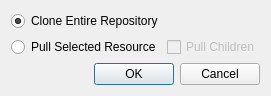
<?xml version="1.0" encoding="UTF-8"?>
<ui version="4.0">
 <class>PullDialog</class>
 <widget class="QDialog" name="PullDialog">
  <property name="geometry">
   <rect>
    <x>0</x>
    <y>0</y>
    <width>254</width>
    <height>95</height>
   </rect>
  </property>
  <property name="windowTitle">
   <string>Pull Resource</string>
  </property>
  <property name="windowIcon">
   <iconset resource="../MIDASDesktopIcons.qrc">
    <normaloff>:/icons/MIDAS_Desktop_Icon.png</normaloff>:/icons/MIDAS_Desktop_Icon.png</iconset>
  </property>
  <layout class="QGridLayout" name="gridLayout">
   <item row="6" column="0" colspan="4">
    <widget class="QDialogButtonBox" name="buttonBox">
     <property name="orientation">
      <enum>Qt::Horizontal</enum>
     </property>
     <property name="standardButtons">
      <set>QDialogButtonBox::Cancel|QDialogButtonBox::Ok</set>
     </property>
    </widget>
   </item>
   <item row="0" column="0" colspan="4">
    <widget class="QRadioButton" name="cloneRadioButton">
     <property name="text">
      <string>Clone Entire Repository</string>
     </property>
     <property name="checked">
      <bool>true</bool>
     </property>
    </widget>
   </item>
   <item row="2" column="0" colspan="2">
    <widget class="QRadioButton" name="pullRadioButton">
     <property name="text">
      <string>Pull Selected Resource</string>
     </property>
    </widget>
   </item>
   <item row="2" column="2" colspan="2">
    <widget class="QCheckBox" name="recursiveCheckBox">
     <property name="enabled">
      <bool>false</bool>
     </property>
     <property name="toolTip">
      <string>Also pull all children of the selected resource</string>
     </property>
     <property name="text">
      <string>Pull Children</string>
     </property>
    </widget>
   </item>
  </layout>
 </widget>
 <tabstops>
  <tabstop>cloneRadioButton</tabstop>
  <tabstop>pullRadioButton</tabstop>
  <tabstop>recursiveCheckBox</tabstop>
  <tabstop>buttonBox</tabstop>
 </tabstops>
 <resources>
  <include location="../MIDASDesktopIcons.qrc"/>
 </resources>
 <connections>
  <connection>
   <sender>buttonBox</sender>
   <signal>accepted()</signal>
   <receiver>PullDialog</receiver>
   <slot>accept()</slot>
   <hints>
    <hint type="sourcelabel">
     <x>248</x>
     <y>254</y>
    </hint>
    <hint type="destinationlabel">
     <x>157</x>
     <y>274</y>
    </hint>
   </hints>
  </connection>
  <connection>
   <sender>buttonBox</sender>
   <signal>rejected()</signal>
   <receiver>PullDialog</receiver>
   <slot>reject()</slot>
   <hints>
    <hint type="sourcelabel">
     <x>316</x>
     <y>260</y>
    </hint>
    <hint type="destinationlabel">
     <x>286</x>
     <y>274</y>
    </hint>
   </hints>
  </connection>
 </connections>
</ui>
